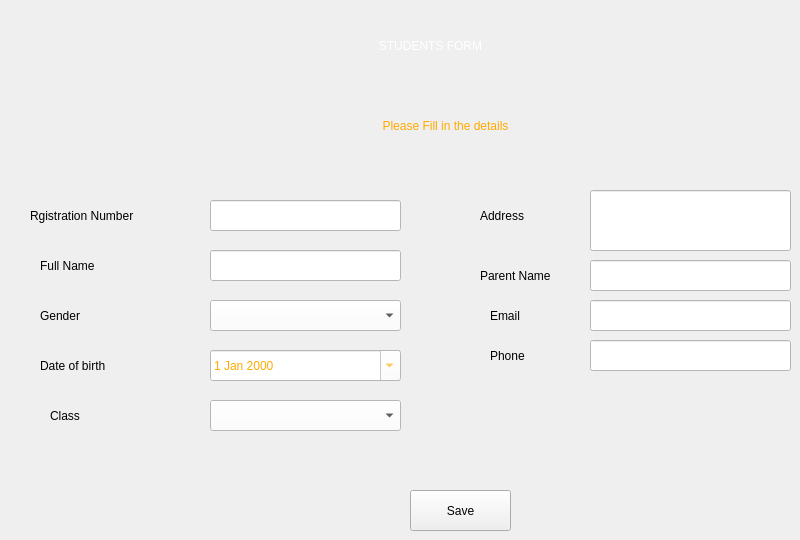
    <widget class="QWidget" name="tab3">
     <attribute name="title">
      <string>addstudent</string>
     </attribute>
     <widget class="QPushButton" name="b12">
      <property name="geometry">
       <rect>
        <x>410</x>
        <y>490</y>
        <width>101</width>
        <height>41</height>
       </rect>
      </property>
      <property name="cursor">
       <cursorShape>PointingHandCursor</cursorShape>
      </property>
      <property name="styleSheet">
       <string notr="true">QPushButton {
background-color: rgb(61, 61, 61);
border-radius: 15px;
color: rgb(255, 255, 255);
font: 77 10pt &quot;Arial Black&quot;;
}

QPushButton:hover {
background-color: rgb(0, 206, 151);
border-radius: 15px;
colour: rgb(0, 0, 0);
font: 77 10 pt &quot;Arial Black&quot;;
}
color: rgb(255, 255, 255);
font: 600 14pt &quot;Poppins SemiBold&quot;;
background-color: rgb(170, 85, 0);</string>
      </property>
      <property name="text">
       <string>Save</string>
      </property>
     </widget>
     <widget class="QLabel" name="label_11">
      <property name="geometry">
       <rect>
        <x>30</x>
        <y>200</y>
        <width>151</width>
        <height>31</height>
       </rect>
      </property>
      <property name="styleSheet">
       <string notr="true">font: 700 12pt &quot;Segoe UI&quot;;</string>
      </property>
      <property name="text">
       <string>Rgistration Number</string>
      </property>
     </widget>
     <widget class="QLineEdit" name="tb11">
      <property name="geometry">
       <rect>
        <x>210</x>
        <y>200</y>
        <width>191</width>
        <height>31</height>
       </rect>
      </property>
      <property name="styleSheet">
       <string notr="true">background-color: rgb(255, 255, 255);</string>
      </property>
     </widget>
     <widget class="QLabel" name="label_12">
      <property name="geometry">
       <rect>
        <x>310</x>
        <y>30</y>
        <width>241</width>
        <height>31</height>
       </rect>
      </property>
      <property name="styleSheet">
       <string notr="true">
font: 900 20pt &quot;Poppins Black&quot;;
color: rgb(255, 255, 255);</string>
      </property>
      <property name="text">
       <string>STUDENTS FORM</string>
      </property>
      <property name="alignment">
       <set>Qt::AlignCenter</set>
      </property>
     </widget>
     <widget class="QLabel" name="label_13">
      <property name="geometry">
       <rect>
        <x>40</x>
        <y>250</y>
        <width>81</width>
        <height>31</height>
       </rect>
      </property>
      <property name="styleSheet">
       <string notr="true">font: 700 12pt &quot;Segoe UI&quot;;</string>
      </property>
      <property name="text">
       <string>Full Name</string>
      </property>
     </widget>
     <widget class="QLineEdit" name="tb12">
      <property name="geometry">
       <rect>
        <x>210</x>
        <y>250</y>
        <width>191</width>
        <height>31</height>
       </rect>
      </property>
      <property name="styleSheet">
       <string notr="true">background-color: rgb(255, 255, 255);</string>
      </property>
     </widget>
     <widget class="QLineEdit" name="mtb11">
      <property name="geometry">
       <rect>
        <x>590</x>
        <y>190</y>
        <width>201</width>
        <height>61</height>
       </rect>
      </property>
      <property name="styleSheet">
       <string notr="true">background-color: rgb(255, 255, 255);</string>
      </property>
     </widget>
     <widget class="QLabel" name="label_14">
      <property name="geometry">
       <rect>
        <x>40</x>
        <y>300</y>
        <width>81</width>
        <height>31</height>
       </rect>
      </property>
      <property name="styleSheet">
       <string notr="true">font: 700 12pt &quot;Segoe UI&quot;;</string>
      </property>
      <property name="text">
       <string>Gender</string>
      </property>
     </widget>
     <widget class="QLabel" name="label_15">
      <property name="geometry">
       <rect>
        <x>40</x>
        <y>350</y>
        <width>101</width>
        <height>31</height>
       </rect>
      </property>
      <property name="styleSheet">
       <string notr="true">font: 700 12pt &quot;Segoe UI&quot;;</string>
      </property>
      <property name="text">
       <string>Date of birth</string>
      </property>
     </widget>
     <widget class="QLabel" name="label_16">
      <property name="geometry">
       <rect>
        <x>480</x>
        <y>200</y>
        <width>81</width>
        <height>31</height>
       </rect>
      </property>
      <property name="styleSheet">
       <string notr="true">font: 700 12pt &quot;Segoe UI&quot;;</string>
      </property>
      <property name="text">
       <string>Address</string>
      </property>
     </widget>
     <widget class="QLabel" name="label_17">
      <property name="geometry">
       <rect>
        <x>480</x>
        <y>260</y>
        <width>111</width>
        <height>31</height>
       </rect>
      </property>
      <property name="styleSheet">
       <string notr="true">font: 700 12pt &quot;Segoe UI&quot;;</string>
      </property>
      <property name="text">
       <string>Parent Name</string>
      </property>
     </widget>
     <widget class="QLineEdit" name="tb13">
      <property name="geometry">
       <rect>
        <x>590</x>
        <y>260</y>
        <width>201</width>
        <height>31</height>
       </rect>
      </property>
      <property name="styleSheet">
       <string notr="true">background-color: rgb(255, 255, 255);</string>
      </property>
     </widget>
     <widget class="QLabel" name="label_18">
      <property name="geometry">
       <rect>
        <x>490</x>
        <y>340</y>
        <width>61</width>
        <height>31</height>
       </rect>
      </property>
      <property name="styleSheet">
       <string notr="true">font: 700 12pt &quot;Segoe UI&quot;;</string>
      </property>
      <property name="text">
       <string>Phone</string>
      </property>
     </widget>
     <widget class="QLineEdit" name="tb14">
      <property name="geometry">
       <rect>
        <x>590</x>
        <y>300</y>
        <width>201</width>
        <height>31</height>
       </rect>
      </property>
      <property name="styleSheet">
       <string notr="true">background-color: rgb(255, 255, 255);</string>
      </property>
     </widget>
     <widget class="QLabel" name="label_19">
      <property name="geometry">
       <rect>
        <x>490</x>
        <y>300</y>
        <width>81</width>
        <height>31</height>
       </rect>
      </property>
      <property name="styleSheet">
       <string notr="true">font: 700 12pt &quot;Segoe UI&quot;;</string>
      </property>
      <property name="text">
       <string>Email</string>
      </property>
     </widget>
     <widget class="QLineEdit" name="tb15">
      <property name="geometry">
       <rect>
        <x>590</x>
        <y>340</y>
        <width>201</width>
        <height>31</height>
       </rect>
      </property>
      <property name="styleSheet">
       <string notr="true">background-color: rgb(255, 255, 255);</string>
      </property>
     </widget>
     <widget class="QComboBox" name="cb11">
      <property name="geometry">
       <rect>
        <x>210</x>
        <y>300</y>
        <width>191</width>
        <height>31</height>
       </rect>
      </property>
      <property name="styleSheet">
       <string notr="true">background-color: rgb(255, 255, 255);</string>
      </property>
      <property name="placeholderText">
       <string>chose your gender.....</string>
      </property>
      <item>
       <property name="text">
        <string>Male</string>
       </property>
      </item>
      <item>
       <property name="text">
        <string>Female</string>
       </property>
      </item>
     </widget>
     <widget class="QDateEdit" name="cb12">
      <property name="geometry">
       <rect>
        <x>210</x>
        <y>350</y>
        <width>191</width>
        <height>31</height>
       </rect>
      </property>
      <property name="styleSheet">
       <string notr="true">background-color: rgb(255, 255, 255);
color: rgb(255, 170, 0);</string>
      </property>
      <property name="inputMethodHints">
       <set>Qt::ImhDate</set>
      </property>
      <property name="calendarPopup">
       <bool>true</bool>
      </property>
     </widget>
     <widget class="QLabel" name="label_20">
      <property name="geometry">
       <rect>
        <x>50</x>
        <y>400</y>
        <width>81</width>
        <height>31</height>
       </rect>
      </property>
      <property name="styleSheet">
       <string notr="true">font: 700 12pt &quot;Segoe UI&quot;;</string>
      </property>
      <property name="text">
       <string>Class</string>
      </property>
     </widget>
     <widget class="QComboBox" name="cb13">
      <property name="geometry">
       <rect>
        <x>210</x>
        <y>400</y>
        <width>191</width>
        <height>31</height>
       </rect>
      </property>
      <property name="styleSheet">
       <string notr="true">background-color: rgb(255, 255, 255);</string>
      </property>
      <property name="placeholderText">
       <string>chose your class</string>
      </property>
      <item>
       <property name="text">
        <string>Creche</string>
       </property>
      </item>
      <item>
       <property name="text">
        <string>Nursery 1</string>
       </property>
      </item>
      <item>
       <property name="text">
        <string>Nursery 2</string>
       </property>
      </item>
      <item>
       <property name="text">
        <string>Kindergarten 1</string>
       </property>
      </item>
      <item>
       <property name="text">
        <string>Kindargarten 2</string>
       </property>
      </item>
      <item>
       <property name="text">
        <string>Class 1</string>
       </property>
      </item>
      <item>
       <property name="text">
        <string>Class 2</string>
       </property>
      </item>
      <item>
       <property name="text">
        <string>Class 3</string>
       </property>
      </item>
      <item>
       <property name="text">
        <string>Class 4</string>
       </property>
      </item>
      <item>
       <property name="text">
        <string>Class 5</string>
       </property>
      </item>
      <item>
       <property name="text">
        <string>Class 6</string>
       </property>
      </item>
      <item>
       <property name="text">
        <string>JHS 1</string>
       </property>
      </item>
      <item>
       <property name="text">
        <string>JHS 2</string>
       </property>
      </item>
      <item>
       <property name="text">
        <string>JHS 3</string>
       </property>
      </item>
     </widget>
     <widget class="QLabel" name="l12">
      <property name="geometry">
       <rect>
        <x>260</x>
        <y>110</y>
        <width>371</width>
        <height>31</height>
       </rect>
      </property>
      <property name="styleSheet">
       <string notr="true">color: rgb(255, 170, 0);
font: 700 10pt &quot;Segoe UI&quot;;</string>
      </property>
      <property name="text">
       <string>Please Fill in the details</string>
      </property>
      <property name="alignment">
       <set>Qt::AlignCenter</set>
      </property>
     </widget>
    </widget>
